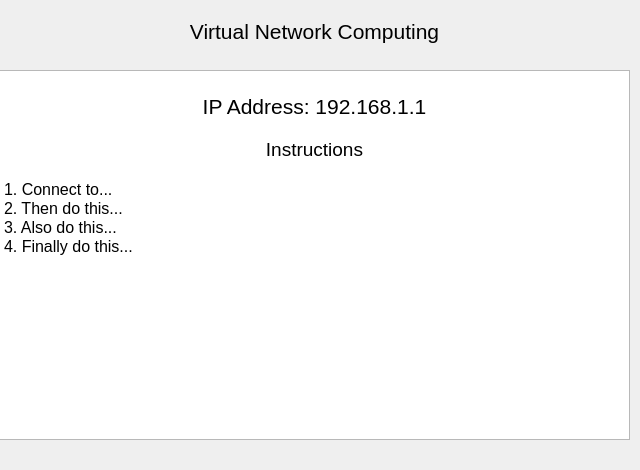
       <widget class="QWidget" name="vnc_page">
        <widget class="QWidget" name="verticalLayoutWidget_5">
         <property name="geometry">
          <rect>
           <x>-1</x>
           <y>-1</y>
           <width>631</width>
           <height>461</height>
          </rect>
         </property>
         <layout class="QVBoxLayout" name="vertical_layout_vnc">
          <item>
           <spacer name="verticalSpacer_11">
            <property name="orientation">
             <enum>Qt::Vertical</enum>
            </property>
            <property name="sizeType">
             <enum>QSizePolicy::Minimum</enum>
            </property>
            <property name="sizeHint" stdset="0">
             <size>
              <width>40</width>
              <height>20</height>
             </size>
            </property>
           </spacer>
          </item>
          <item>
           <widget class="QLabel" name="label_3">
            <property name="font">
             <font>
              <pointsize>16</pointsize>
             </font>
            </property>
            <property name="text">
             <string>Virtual Network Computing</string>
            </property>
            <property name="alignment">
             <set>Qt::AlignCenter</set>
            </property>
           </widget>
          </item>
          <item>
           <spacer name="verticalSpacer_10">
            <property name="orientation">
             <enum>Qt::Vertical</enum>
            </property>
            <property name="sizeType">
             <enum>QSizePolicy::Minimum</enum>
            </property>
            <property name="sizeHint" stdset="0">
             <size>
              <width>40</width>
              <height>20</height>
             </size>
            </property>
           </spacer>
          </item>
          <item>
           <widget class="QTextBrowser" name="textBrowser">
            <property name="html">
             <string>&lt;!DOCTYPE HTML PUBLIC &quot;-//W3C//DTD HTML 4.0//EN&quot; &quot;http://www.w3.org/TR/REC-html40/strict.dtd&quot;&gt;
&lt;html&gt;&lt;head&gt;&lt;meta name=&quot;qrichtext&quot; content=&quot;1&quot; /&gt;&lt;style type=&quot;text/css&quot;&gt;
p, li { white-space: pre-wrap; }
&lt;/style&gt;&lt;/head&gt;&lt;body style=&quot; font-family:'Sans Serif'; font-size:12pt; font-weight:400; font-style:normal;&quot;&gt;
&lt;p align=&quot;center&quot; style=&quot;-qt-paragraph-type:empty; margin-top:0px; margin-bottom:0px; margin-left:0px; margin-right:0px; -qt-block-indent:0; text-indent:0px;&quot;&gt;&lt;br /&gt;&lt;/p&gt;
&lt;p align=&quot;center&quot; style=&quot; margin-top:0px; margin-bottom:0px; margin-left:0px; margin-right:0px; -qt-block-indent:0; text-indent:0px;&quot;&gt;&lt;span style=&quot; font-size:16pt;&quot;&gt;IP Address: 192.168.1.1&lt;/span&gt;&lt;/p&gt;
&lt;p align=&quot;center&quot; style=&quot;-qt-paragraph-type:empty; margin-top:0px; margin-bottom:0px; margin-left:0px; margin-right:0px; -qt-block-indent:0; text-indent:0px;&quot;&gt;&lt;br /&gt;&lt;/p&gt;
&lt;p align=&quot;center&quot; style=&quot; margin-top:0px; margin-bottom:0px; margin-left:0px; margin-right:0px; -qt-block-indent:0; text-indent:0px;&quot;&gt;&lt;span style=&quot; font-size:14pt;&quot;&gt;Instructions&lt;/span&gt;&lt;/p&gt;
&lt;p align=&quot;center&quot; style=&quot;-qt-paragraph-type:empty; margin-top:0px; margin-bottom:0px; margin-left:0px; margin-right:0px; -qt-block-indent:0; text-indent:0px;&quot;&gt;&lt;br /&gt;&lt;/p&gt;
&lt;p style=&quot; margin-top:0px; margin-bottom:0px; margin-left:0px; margin-right:0px; -qt-block-indent:0; text-indent:0px;&quot;&gt;1. Connect to...&lt;/p&gt;
&lt;p style=&quot; margin-top:0px; margin-bottom:0px; margin-left:0px; margin-right:0px; -qt-block-indent:0; text-indent:0px;&quot;&gt;2. Then do this...&lt;/p&gt;
&lt;p style=&quot; margin-top:0px; margin-bottom:0px; margin-left:0px; margin-right:0px; -qt-block-indent:0; text-indent:0px;&quot;&gt;3. Also do this...&lt;/p&gt;
&lt;p style=&quot; margin-top:0px; margin-bottom:0px; margin-left:0px; margin-right:0px; -qt-block-indent:0; text-indent:0px;&quot;&gt;4. Finally do this...&lt;/p&gt;&lt;/body&gt;&lt;/html&gt;</string>
            </property>
           </widget>
          </item>
          <item>
           <spacer name="verticalSpacer_12">
            <property name="orientation">
             <enum>Qt::Vertical</enum>
            </property>
            <property name="sizeType">
             <enum>QSizePolicy::Minimum</enum>
            </property>
            <property name="sizeHint" stdset="0">
             <size>
              <width>40</width>
              <height>20</height>
             </size>
            </property>
           </spacer>
          </item>
         </layout>
        </widget>
       </widget>
